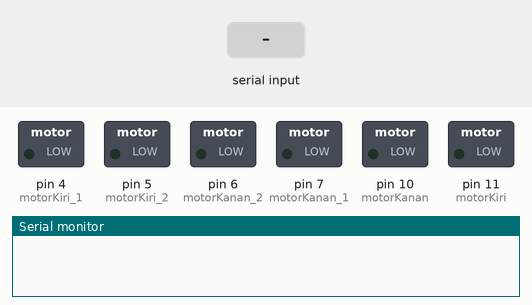
A sketch run on a simulated Arduino Uno, built with avr-gcc and run on an emulated ATmega328P. Shown: switched loads named in the sketch (green lamp = pin HIGH), the last lines printed to the serial monitor. The inputs (shaded band) are chosen by the test bench.

Above: at 1.2 s.
1.3 s: "forward" received over the second serial link
At 2.5 s:
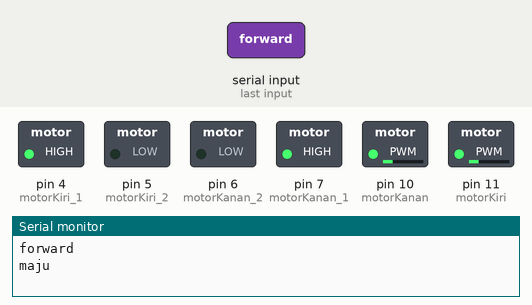
2.8 s: "left" received over the second serial link
At 3.9 s:
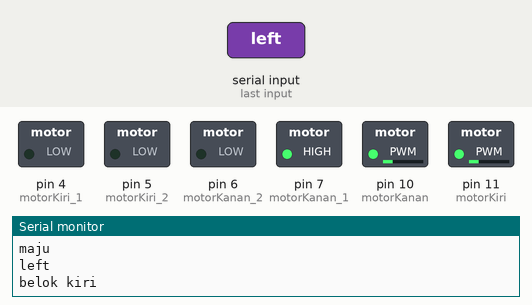
4.3 s: "right" received over the second serial link
At 5.4 s:
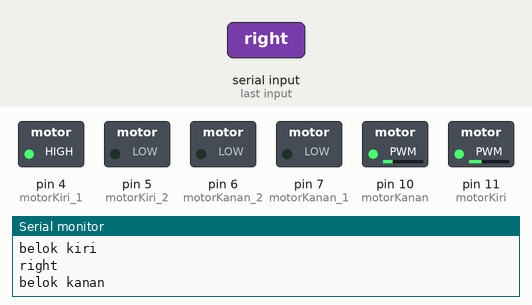
5.8 s: "back" received over the second serial link
At 6.2 s:
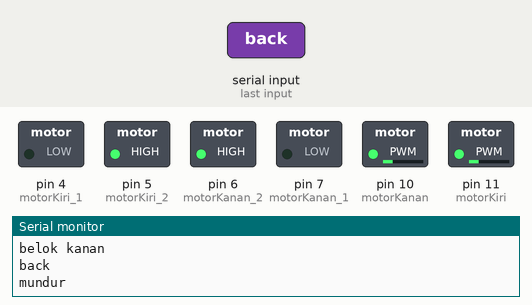
Timing chart, 0 to 8.3 s (numbered marks = the images above; inputs shaded):
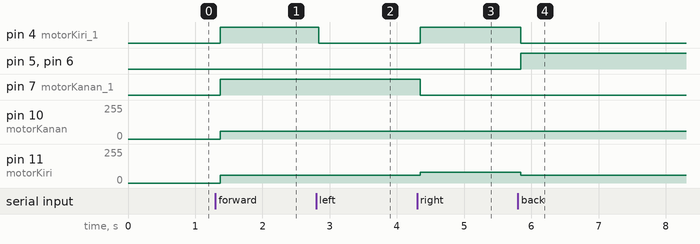

The sketch:

Voice_Command_Smart_Car_versi_L293N.ino
```cpp
#include <SoftwareSerial.h>

SoftwareSerial mySerial(2,3); // RX, TX
String arah;

#define motorKiri_1 4
#define motorKiri_2 5
#define motorKanan_2 6
#define motorKanan_1 7

#define motorKiri 11
#define motorKanan 10

int vnormal = 60;
int vbelok = 80;

void setup() {
 Serial.begin(9600);
 mySerial.begin(9600);

 pinMode(motorKiri_1, OUTPUT);
 pinMode(motorKiri_2, OUTPUT);

 pinMode(motorKanan_2, OUTPUT);
 pinMode(motorKanan_1, OUTPUT);

}

void loop() {
  while(mySerial.available()) {
  delay(10);
  char masukan = mySerial.read();
  arah += masukan;
}

if(arah.length() > 0){
  Serial.println(arah);
    if(arah == "forward")
    {
      digitalWrite(motorKiri_1, HIGH);
      digitalWrite(motorKiri_2, LOW);

      digitalWrite(motorKanan_1, HIGH);
      digitalWrite(motorKanan_2, LOW);

      analogWrite(motorKiri, vnormal);
      analogWrite(motorKanan, vnormal);

      Serial.println("maju");
      delay(300);
    }

    if(arah == "left")
    {
      digitalWrite(motorKiri_1, LOW);
      digitalWrite(motorKiri_2, LOW);

      digitalWrite(motorKanan_1, HIGH);
      digitalWrite(motorKanan_2, LOW);

      Serial.println("belok kiri");
      delay(300);
    }

    if(arah == "right")
    {
     digitalWrite(motorKiri_1, HIGH);
     digitalWrite(motorKiri_2, LOW);

     digitalWrite(motorKanan_1, LOW);
     digitalWrite(motorKanan_2, LOW);

     analogWrite(motorKiri, vbelok);
     analogWrite(motorKanan, vnormal);

     Serial.println("belok kanan");
     delay(300);
    }

    if(arah == "back")
    {
     digitalWrite(motorKiri_1, LOW);
     digitalWrite(motorKiri_2, HIGH);
     digitalWrite(motorKanan_1, LOW);
     digitalWrite(motorKanan_2, HIGH);

     analogWrite(motorKiri, vnormal);
     analogWrite(motorKanan, vnormal);

     Serial.println("mundur");
     delay(300);
    }

    if(arah == "stop")
    {
     digitalWrite(motorKiri_1, LOW);
     digitalWrite(motorKiri_2, LOW);
     digitalWrite(motorKanan_1, LOW);
     digitalWrite(motorKanan_2, LOW);

     analogWrite(motorKiri, 0);
     analogWrite(motorKanan, 0);

     Serial.println("berhenti");
     delay(300);
    }

      arah = "";
    }
}
```

Measured:
- after the input at 1.3 s, pin 4 (motorKiri_1), pin 7 (motorKanan_1): LOW → HIGH after 0.07 s; pin 10 (motorKanan), pin 11 (motorKiri): 0/255 → 60/255 after 0.07 s
- after the input at 2.8 s, pin 4 (motorKiri_1): HIGH → LOW at once
- after the input at 4.3 s, pin 4 (motorKiri_1): LOW → HIGH after 0.05 s; pin 7 (motorKanan_1): HIGH → LOW after 0.05 s; pin 11 (motorKiri): 60/255 → 80/255 after 0.05 s
- after the input at 5.8 s, pin 4 (motorKiri_1): HIGH → LOW at once; pin 5 (motorKiri_2), pin 6 (motorKanan_2): LOW → HIGH at once; pin 11 (motorKiri): 80/255 → 60/255 at once
